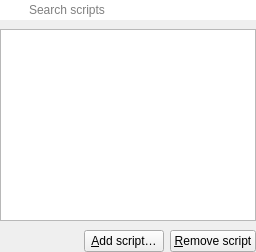
                 <widget class="QFrame" name="scriptSelectFrame">
                  <property name="sizePolicy">
                   <sizepolicy hsizetype="Preferred" vsizetype="Preferred">
                    <horstretch>1</horstretch>
                    <verstretch>0</verstretch>
                   </sizepolicy>
                  </property>
                  <property name="frameShape">
                   <enum>QFrame::Shape::NoFrame</enum>
                  </property>
                   <layout class="QGridLayout" name="gridLayout_31">
                   <property name="leftMargin">
                    <number>0</number>
                   </property>
                   <property name="topMargin">
                    <number>0</number>
                   </property>
                   <property name="rightMargin">
                    <number>0</number>
                   </property>
                   <property name="bottomMargin">
                    <number>0</number>
                   </property>
                   <property name="spacing">
                    <number>9</number>
                   </property>
                    <item row="1" column="0">
                     <widget class="ScriptListWidget" name="scriptListWidget">
                     <property name="sizePolicy">
                      <sizepolicy hsizetype="Expanding" vsizetype="Expanding">
                       <horstretch>2</horstretch>
                       <verstretch>0</verstretch>
                      </sizepolicy>
                     </property>
                     <property name="dragEnabled">
                      <bool>true</bool>
                     </property>
                     <property name="dragDropMode">
                      <enum>QAbstractItemView::DragDropMode::InternalMove</enum>
                     </property>
                     <property name="defaultDropAction">
                      <enum>Qt::DropAction::TargetMoveAction</enum>
                     </property>
                    </widget>
                   </item>
                    <item row="2" column="0">
                     <widget class="QFrame" name="frame_5">
                     <property name="frameShape">
                      <enum>QFrame::Shape::NoFrame</enum>
                     </property>
                     <property name="frameShadow">
                      <enum>QFrame::Shadow::Plain</enum>
                     </property>
                     <layout class="QGridLayout" name="gridLayout_32">
                      <property name="leftMargin">
                       <number>0</number>
                      </property>
                      <property name="topMargin">
                       <number>0</number>
                      </property>
                      <property name="rightMargin">
                       <number>0</number>
                      </property>
                      <property name="bottomMargin">
                       <number>0</number>
                      </property>
                      <item row="0" column="1">
                       <widget class="QPushButton" name="scriptAddButton">
                        <property name="text">
                         <string>&amp;Add script…</string>
                        </property>
                        <property name="icon">
                         <iconset theme="document-new" resource="../breeze-qownnotes.qrc">
                          <normaloff>:/icons/breeze-qownnotes/16x16/document-new.svg</normaloff>:/icons/breeze-qownnotes/16x16/document-new.svg</iconset>
                        </property>
                       </widget>
                      </item>
                      <item row="0" column="2">
                       <widget class="QPushButton" name="scriptRemoveButton">
                        <property name="text">
                         <string>&amp;Remove script</string>
                        </property>
                        <property name="icon">
                         <iconset theme="edit-delete" resource="../breeze-qownnotes.qrc">
                          <normaloff>:/icons/breeze-qownnotes/16x16/edit-delete.svg</normaloff>:/icons/breeze-qownnotes/16x16/edit-delete.svg</iconset>
                        </property>
                       </widget>
                      </item>
                      <item row="0" column="0">
                       <spacer name="horizontalSpacer_4">
                        <property name="orientation">
                         <enum>Qt::Orientation::Horizontal</enum>
                        </property>
                        <property name="sizeHint" stdset="0">
                         <size>
                          <width>40</width>
                          <height>20</height>
                         </size>
                        </property>
                       </spacer>
                      </item>
                      </layout>
                     </widget>
                    </item>
                    <item row="0" column="0">
                     <widget class="QLineEdit" name="scriptSearchLineEdit">
                      <property name="styleSheet">
                       <string notr="true">QLineEdit {
	border: none;
	padding: 2px 5px 2px 27px;
	background-image: url(:/images/search-notes.svg);
	background-repeat: no-repeat;
	background-position: center left;
	margin-right: 0px;
}
</string>
                      </property>
                      <property name="placeholderText">
                       <string>Search scripts</string>
                      </property>
                      <property name="clearButtonEnabled">
                       <bool>true</bool>
                      </property>
                     </widget>
                    </item>
                   </layout>
                  </widget>
